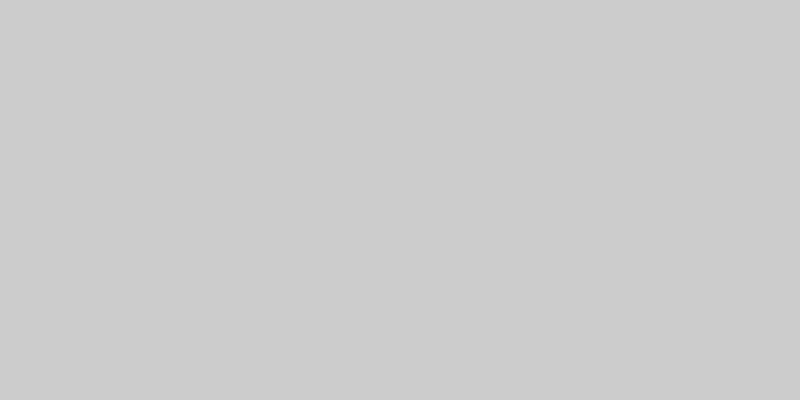
Frame 1 (no input)
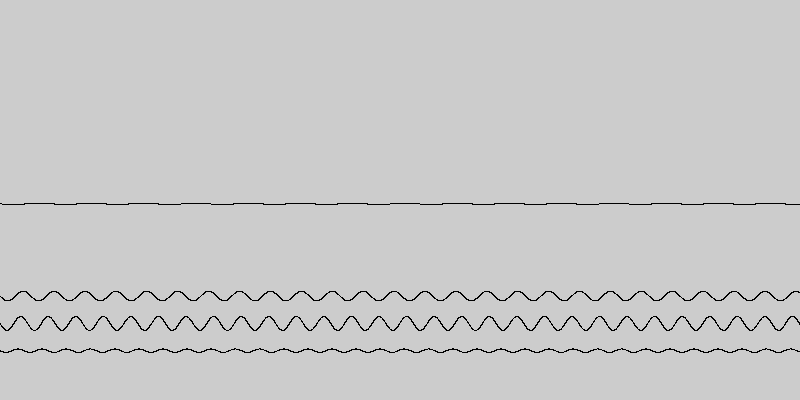
Frame 60 (the mouse pressed at the canvas centre just before this capture)
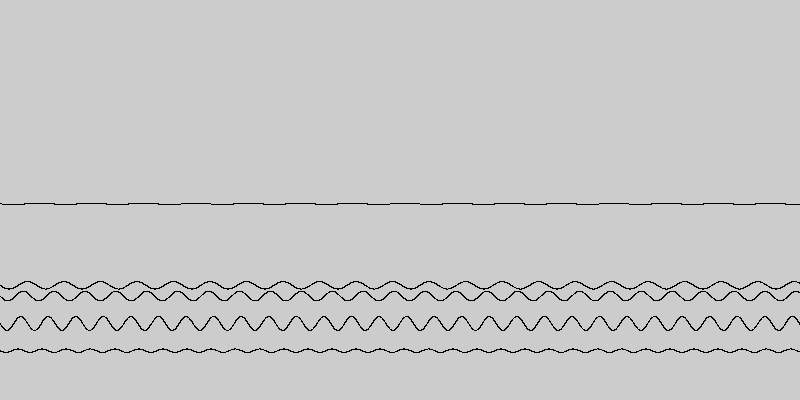
Frame 120 (the mouse held since frame 60 and released just before this capture)

The Processing sketch that drew these frames (run headless with seeded random() and noise(); from frame 60 on, the mouse is pressed at the canvas centre):

// Processing sketch: harvested_hills
// ── harvested_hills.pde
ArrayList<Hill> hills;

final int carrying_capacity = 5;

class Hill {
    float a;
    float b;
    float c;

    Hill() {
        a = random(0, 20);
        b = random(0, 0.5);
        c = random(height/2, height);

    }

    void draw() {
        for (float i = 0; i < width; i+= 0.1) {
            point(i, a*sin(b*i) + c);
        }
    }

}


void setup() {
    size(800, 400);
    hills = new ArrayList();
}

void draw() {
    if (random(1) < 0.05 && hills.size() < carrying_capacity) {
        hills.add(new Hill());
    }

    for (Hill hill : hills) {
        hill.draw();
    }
}
